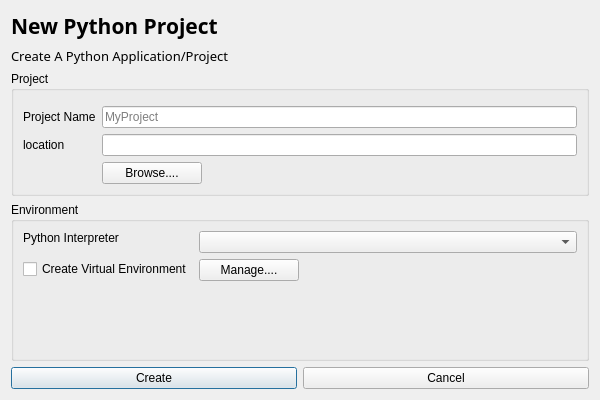
<?xml version="1.0" encoding="UTF-8"?>
<ui version="4.0">
 <class>Dialog</class>
 <widget class="QDialog" name="Dialog">
  <property name="geometry">
   <rect>
    <x>0</x>
    <y>0</y>
    <width>600</width>
    <height>400</height>
   </rect>
  </property>
  <property name="minimumSize">
   <size>
    <width>600</width>
    <height>400</height>
   </size>
  </property>
  <property name="maximumSize">
   <size>
    <width>600</width>
    <height>400</height>
   </size>
  </property>
  <property name="baseSize">
   <size>
    <width>600</width>
    <height>400</height>
   </size>
  </property>
  <property name="windowTitle">
   <string>Dialog</string>
  </property>
  <layout class="QVBoxLayout" name="verticalLayout_2">
   <item>
    <layout class="QVBoxLayout" name="verticalLayout">
     <item>
      <widget class="QLabel" name="titlelabel">
       <property name="font">
        <font>
         <family>Cascadia Mono</family>
         <pointsize>16</pointsize>
         <weight>75</weight>
         <italic>false</italic>
         <bold>true</bold>
        </font>
       </property>
       <property name="text">
        <string>New Python Project</string>
       </property>
      </widget>
     </item>
     <item>
      <widget class="QLabel" name="DesciptionLabel">
       <property name="font">
        <font>
         <family>Cascadia Mono</family>
         <pointsize>10</pointsize>
        </font>
       </property>
       <property name="text">
        <string>Create A Python Application/Project</string>
       </property>
      </widget>
     </item>
     <item>
      <widget class="QGroupBox" name="ProjectGroup">
       <property name="title">
        <string>Project</string>
       </property>
       <layout class="QFormLayout" name="formLayout_2">
        <item row="0" column="0">
         <layout class="QFormLayout" name="formLayout"/>
        </item>
        <item row="1" column="0">
         <widget class="QLabel" name="ProjectNameLabel">
          <property name="text">
           <string>Project Name</string>
          </property>
         </widget>
        </item>
        <item row="1" column="1">
         <widget class="QLineEdit" name="lineEdit">
          <property name="placeholderText">
           <string>MyProject</string>
          </property>
         </widget>
        </item>
        <item row="3" column="0">
         <widget class="QLabel" name="locationLabel">
          <property name="text">
           <string>location</string>
          </property>
         </widget>
        </item>
        <item row="3" column="1">
         <widget class="QLineEdit" name="LocationEdit">
          <property name="enabled">
           <bool>true</bool>
          </property>
          <property name="sizePolicy">
           <sizepolicy hsizetype="Expanding" vsizetype="Fixed">
            <horstretch>0</horstretch>
            <verstretch>0</verstretch>
           </sizepolicy>
          </property>
          <property name="maximumSize">
           <size>
            <width>16777215</width>
            <height>16777215</height>
           </size>
          </property>
         </widget>
        </item>
        <item row="4" column="1">
         <widget class="QPushButton" name="BrowseButton">
          <property name="sizePolicy">
           <sizepolicy hsizetype="Preferred" vsizetype="Fixed">
            <horstretch>0</horstretch>
            <verstretch>0</verstretch>
           </sizepolicy>
          </property>
          <property name="maximumSize">
           <size>
            <width>100</width>
            <height>16777215</height>
           </size>
          </property>
          <property name="text">
           <string>Browse....</string>
          </property>
         </widget>
        </item>
       </layout>
      </widget>
     </item>
    </layout>
   </item>
   <item>
    <widget class="QGroupBox" name="environmentGroup">
     <property name="title">
      <string>Environment</string>
     </property>
     <layout class="QFormLayout" name="formLayout_4">
      <item row="1" column="0">
       <layout class="QFormLayout" name="formLayout_3">
        <property name="horizontalSpacing">
         <number>0</number>
        </property>
        <item row="0" column="0">
         <widget class="QLabel" name="PILabel">
          <property name="text">
           <string>Python Interpreter</string>
          </property>
         </widget>
        </item>
       </layout>
      </item>
      <item row="1" column="1">
       <widget class="QComboBox" name="InterpreterComboBox"/>
      </item>
      <item row="2" column="1">
       <widget class="QPushButton" name="ManageEnvButton">
        <property name="sizePolicy">
         <sizepolicy hsizetype="Preferred" vsizetype="Fixed">
          <horstretch>0</horstretch>
          <verstretch>0</verstretch>
         </sizepolicy>
        </property>
        <property name="maximumSize">
         <size>
          <width>100</width>
          <height>16777215</height>
         </size>
        </property>
        <property name="text">
         <string>Manage....</string>
        </property>
       </widget>
      </item>
      <item row="2" column="0">
       <widget class="QCheckBox" name="Create_venv_check">
        <property name="text">
         <string>Create Virtual Environment</string>
        </property>
       </widget>
      </item>
     </layout>
    </widget>
   </item>
   <item>
    <layout class="QHBoxLayout" name="buttonsLayout">
     <item>
      <widget class="QPushButton" name="createBut">
       <property name="text">
        <string>Create</string>
       </property>
       <property name="default">
        <bool>true</bool>
       </property>
      </widget>
     </item>
     <item>
      <widget class="QPushButton" name="cancelBut">
       <property name="text">
        <string>Cancel</string>
       </property>
      </widget>
     </item>
    </layout>
   </item>
  </layout>
 </widget>
 <resources/>
 <connections/>
</ui>
